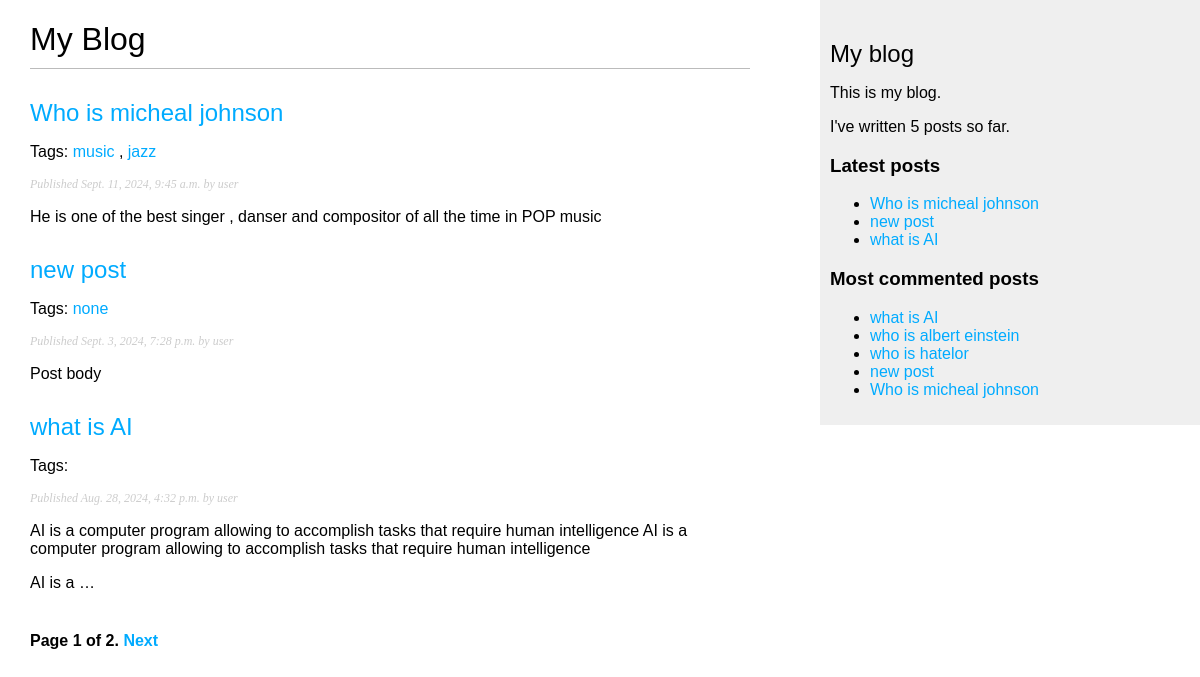
The page /blog/ on the database as committed earlier.
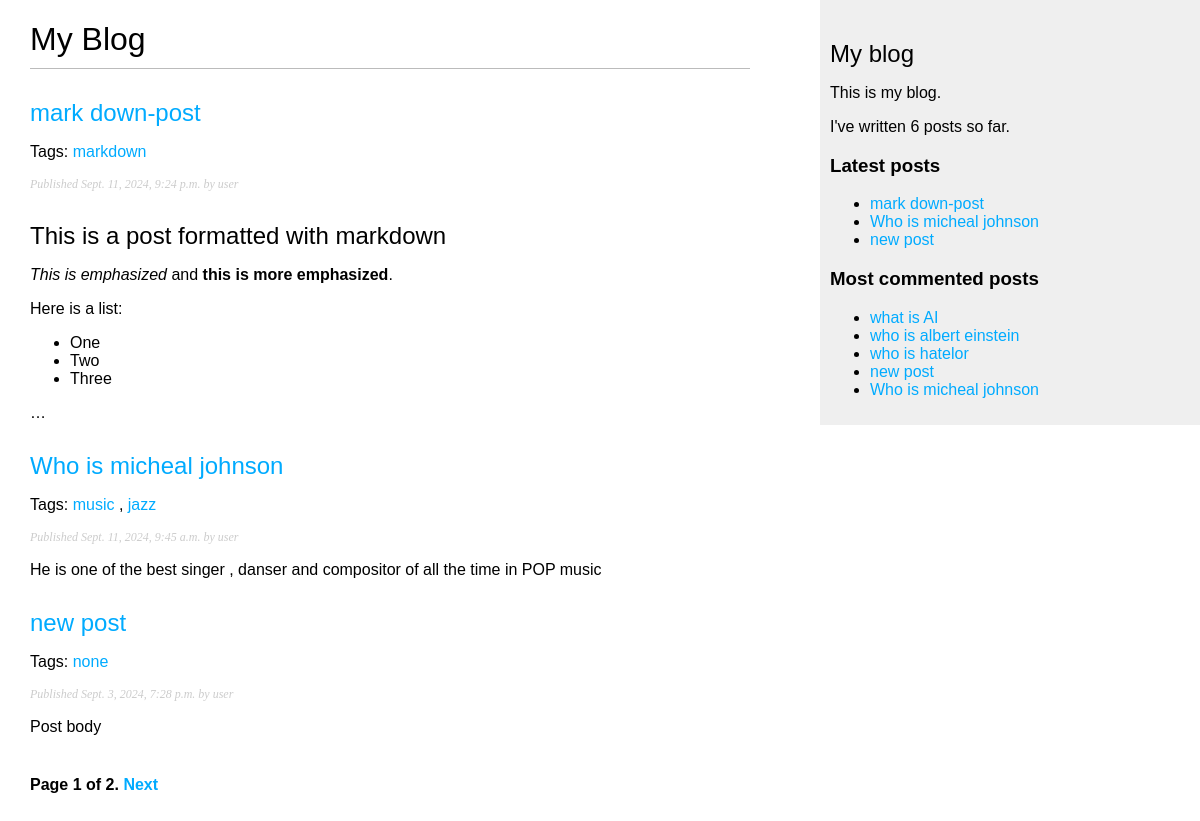
The same page on the database as committed later.
### blog/models.py (models this page shows, shortened)
class Post(models.Model):
    objects = models.Manager() # The default manager.
    published = PublishedManager() # Our custom manager.
    class Status(models.TextChoices):
       DRAFT = 'DF', 'Draft'
       PUBLISHED = 'PB', 'Published'
    title = models.CharField(max_length=250)
    slug = models.SlugField(
        max_length=250,
        unique_for_date='publish')
    author = models.ForeignKey(
    settings.AUTH_USER_MODEL,
    on_delete=models.CASCADE,
    related_name='blog_posts'
                       )
    body = models.TextField()
    publish = models.DateTimeField(default=timezone.now)
    created = models.DateTimeField(auto_now_add=True)
    updated = models.DateTimeField(auto_now=True)
    status = models.CharField(
    max_length=2,
    choices=Status,
    default=Status.DRAFT)
    class Meta:
        ordering = ['-publish']
        indexes = [
        models.Index(fields=['-publish']),
            ]
    def get_absolute_url(self):
        return reverse(
        'blog:post_detail',
        args=[
            self.publish.year,
            self.publish.month,
            self.publish.day,
            self.slug
            ]
        )
    tags = TaggableManager()

### blog/views.py (the view)
# urls.py: path('', views.post_list, name='post_list'),
def post_list(request, tag_slug=None):
    post_list = Post.published.all()
    tag = None
    if tag_slug:
        tag = get_object_or_404(Tag, slug=tag_slug)
        post_list = post_list.filter(tags__in=[tag])
    paginator = Paginator(post_list, 3)
    page_number = request.GET.get('page', 1)
    try:
        posts = paginator.page(page_number)
    except PageNotAnInteger:
        posts = paginator.page(1)
    except EmptyPage:
        posts = paginator.page(paginator.num_pages)
    return render(
    request,
    'blog/post/list.html',
    {'posts': posts,
     'tag' :tag
     }
    )

### blog/models.py (called while the page is built)
    def get_queryset(self):
        return (
        super().get_queryset().filter(status=Post.Status.PUBLISHED)
        )

### blog/templatetags/blog_tags.py (called while the page is built)
@register.simple_tag
def total_posts():
    return Post.published.count()

@register.inclusion_tag('blog/post/latest_posts.html')
def show_latest_posts(count=5):
    latest_posts = Post.published.order_by('-publish')[:count]
    return {'latest_posts': latest_posts}

@register.simple_tag
def get_most_commented_posts(count=5):
    return Post.published.annotate(
    total_comments=Count('comments')
    ).order_by('-total_comments')[:count]

@register.filter(name='markdown')
def markdown_format(text):
 return mark_safe(markdown.markdown(text))

### blog/templates/blog/post/list.html (shortened to what this page needs)
{% extends "blog/base.html" %}
{% load blog_tags %}
{% block content %}
    <h1>My Blog</h1>
    {% for post in posts %}
        <h2><a href="{{ post.get_absolute_url }}">{{ post.title }}</a></h2>
            <p class="tags">
                Tags:
                {% for tag in post.tags.all %}
                <a href="{% url 'blog:post_list_by_tag' tag.slug %}">
                {{ tag.name }}
                </a>{% if not forloop.last %}, {% endif %}
                {% endfor %}
            </p>
        <p class="date">
        Published {{ post.publish }} by {{ post.author }}
        </p>
        {{ post.body|markdown|truncatewords_html:30 }}
    {% endfor %}
    {% include "pagination.html" with page=posts%}
{% endblock %}

### blog/templates/blog/base.html (shortened to what this page needs)
{% load static %}
{% load blog_tags %}
<!DOCTYPE html>
<html>
<head>
<link href="{% static "css/blog.css" %}" rel="stylesheet">
</head>
<body>
    <div id="content">
        {% block content %}
        {% endblock %}
    </div>
    <div id="sidebar">
        <h2>My blog</h2>
        <p>This is my blog.</p>
        <p>I've written {% total_posts %} posts so far.</p>
        <h3>Latest posts</h3>
        <p>{% show_latest_posts 3 %}</p>
        <h3>Most commented posts</h3>
            {% get_most_commented_posts as most_commented_posts %}
            <ul>
                {% for post in most_commented_posts %}
                <li>
                <a href="{{ post.get_absolute_url }}">{{ post.title }}</a>
                </li>
                {% endfor %}
            </ul>
    </div>
</body>
</html>

### blog/templates/pagination.html (shortened to what this page needs)
<div class="pagination">
    <span class="step-links">
        <span class="current">
        Page {{ page.number }} of {{ page.paginator.num_pages }}.
        </span>
        {% if page.has_next %}
            <a href="?page={{ page.next_page_number }}">Next</a>
        {% endif %}
    </span>
</div>

### blog/templates/blog/post/latest_posts.html
<ul>
    {% for post in latest_posts %}
    <li>
   <a href="{{ post.get_absolute_url }}">{{ post.title }}</a>
   </li>
    {% endfor %}
</ul>

### blog/static/css/blog.css (style rules this page uses)
body { margin:0; padding:0; font-family:helvetica, sans-serif; }
a { color:#00abff; text-decoration:none; }
h1 { font-weight:normal; border-bottom:1px solid #bbb; padding:0 0 10px 0; }
h2 { font-weight:normal; margin:30px 0 0; }
#content { float:left; width:60%; padding:0 0 0 30px; }
#sidebar { float:right; width:30%; padding:10px; background:#efefef; height:100%; }
p.date { color:#ccc; font-family: georgia, serif; font-size: 12px; font-style: italic; }
.pagination { margin:40px 0; font-weight:bold; }

Rows that differ between the two databases and show on the page:
no longer on one of the page's lists (row unchanged): Post: title "what is AI", publish "Aug. 28, 2024, 4:32 p.m.", author "user", body "AI is a computer program allowing to accomplish tasks that require human intelligence AI is a computer program allowing to accomplish tasks that require human intelligence AI is a …"
added Post: title "mark down-post", publish "Sept. 11, 2024, 9:24 p.m.", author "user", body "This is a post formatted with markdown This is emphasized and this is more emphasized . Here is a list: One Two Three …"
added Tag: name "markdown", shown under "mark down-post"
Other text that changed with them:
text no longer shown: "5"
text now shown: "6"
